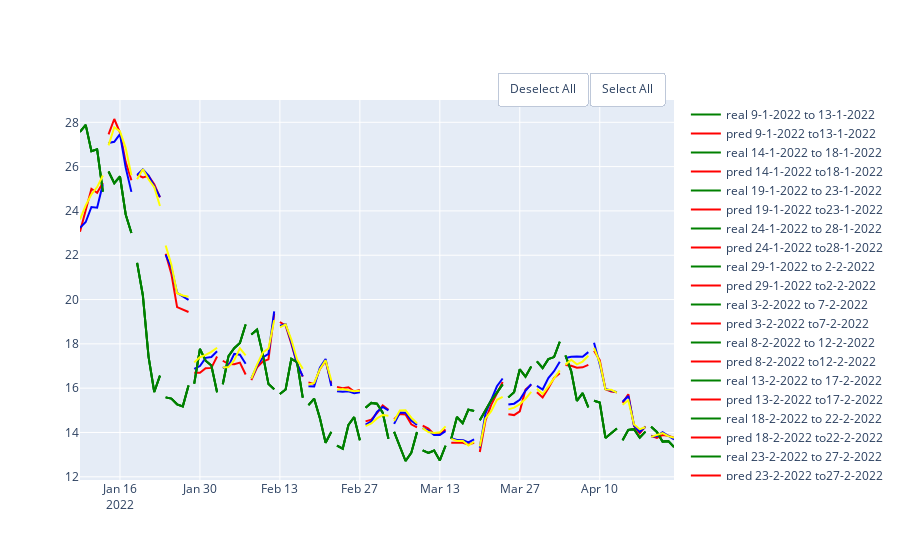

Notebook source saved alongside this figure:
### Code cell
rf_10 = RandomForestRegressor(random_state=10,criterion='mse', max_depth=5, max_features='sqrt', n_estimators=10)
rf_20 = RandomForestRegressor(random_state=10,criterion='mse', max_depth=5, max_features='sqrt',n_estimators=20)
rf_30 = RandomForestRegressor(random_state=10,criterion='mse', max_depth=5,max_features='sqrt', n_estimators=50)
df = pd.DataFrame(columns = ['MAE', 'MSE','RMSE', 'R2'], index = ['10','20', '50'])
show_results(df, df_link,'close',100,5,rf_10, rf_20,rf_30)

### Figure 1 — Plotly figure (JSON) as saved in the notebook; plotly's stock layout.template omitted (floating-point values rounded to 4 significant figures)
{"data": [{"line": {"color": "green"}, "mode": "lines", "name": "real 9-1-2022 to 13-1-2022", "type": "scatter", "x": ["2022-01-09T00:00:00", "2022-01-10T00:00:00", "2022-01-11T00:00:00", "2022-01-12T00:00:00", "2022-01-13T00:00:00"], "y": [27.57, 27.88, 26.69, 26.78, 24.87]}, {"line": {"color": "red"}, "mode": "lines", "name": "pred 9-1-2022 to13-1-2022", "type": "scatter", "x": ["2022-01-09T00:00:00", "2022-01-10T00:00:00", "2022-01-11T00:00:00", "2022-01-12T00:00:00", "2022-01-13T00:00:00"], "y": [23.06, 24.0, 25.0, 24.82, 25.27]}, {"line": {"color": "green"}, "mode": "lines", "name": "real 14-1-2022 to 18-1-2022", "type": "scatter", "x": ["2022-01-14T00:00:00", "2022-01-15T00:00:00", "2022-01-16T00:00:00", "2022-01-17T00:00:00", "2022-01-18T00:00:00"], "y": [25.78, 25.25, 25.55, 23.84, 23.0]}, {"line": {"color": "red"}, "mode": "lines", "name": "pred 14-1-2022 to18-1-2022", "type": "scatter", "x": ["2022-01-14T00:00:00", "2022-01-15T00:00:00", "2022-01-16T00:00:00", "2022-01-17T00:00:00", "2022-01-18T00:00:00"], "y": [27.45, 28.15, 27.53, 26.2, 25.39]}, {"line": {"color": "green"}, "mode": "lines", "name": "real 19-1-2022 to 23-1-2022", "type": "scatter", "x": ["2022-01-19T00:00:00", "2022-01-20T00:00:00", "2022-01-21T00:00:00", "2022-01-22T00:00:00", "2022-01-23T00:00:00"], "y": [21.65, 20.2, 17.43, 15.83, 16.57]}, {"line": {"color": "red"}, "mode": "lines", "name": "pred 19-1-2022 to23-1-2022", "type": "scatter", "x": ["2022-01-19T00:00:00", "2022-01-20T00:00:00", "2022-01-21T00:00:00", "2022-01-22T00:00:00", "2022-01-23T00:00:00"], "y": [25.63, 25.51, 25.59, 25.21, 24.61]}, {"line": {"color": "green"}, "mode": "lines", "name": "real 24-1-2022 to 28-1-2022", "type": "scatter", "x": ["2022-01-24T00:00:00", "2022-01-25T00:00:00", "2022-01-26T00:00:00", "2022-01-27T00:00:00", "2022-01-28T00:00:00"], "y": [15.58, 15.53, 15.27, 15.18, 16.12]}, {"line": {"color": "red"}, "mode": "lines", "name": "pred 24-1-2022 to28-1-2022", "type": "scatter", "x": ["2022-01-24T00:00:00", "2022-01-25T00:00:00", "2022-01-26T00:00:00", "2022-01-27T00:00:00", "2022-01-28T00:00:00"], "y": [22.07, 21.16, 19.66, 19.53, 19.44]}, {"line": {"color": "green"}, "mode": "lines", "name": "real 29-1-2022 to 2-2-2022", "type": "scatter", "x": ["2022-01-29T00:00:00", "2022-01-30T00:00:00", "2022-01-31T00:00:00", "2022-02-01T00:00:00", "2022-02-02T00:00:00"], "y": [16.21, 17.77, 17.24, 17.02, 15.82]}, {"line": {"color": "red"}, "mode": "lines", "name": "pred 29-1-2022 to2-2-2022", "type": "scatter", "x": ["2022-01-29T00:00:00", "2022-01-30T00:00:00", "2022-01-31T00:00:00", "2022-02-01T00:00:00", "2022-02-02T00:00:00"], "y": [16.69, 16.69, 16.9, 16.91, 17.43]}, {"line": {"color": "green"}, "mode": "lines", "name": "real 3-2-2022 to 7-2-2022", "type": "scatter", "x": ["2022-02-03T00:00:00", "2022-02-04T00:00:00", "2022-02-05T00:00:00", "2022-02-06T00:00:00", "2022-02-07T00:00:00"], "y": [16.18, 17.45, 17.8, 18.04, 18.88]}, {"line": {"color": "red"}, "mode": "lines", "name": "pred 3-2-2022 to7-2-2022", "type": "scatter", "x": ["2022-02-03T00:00:00", "2022-02-04T00:00:00", "2022-02-05T00:00:00", "2022-02-06T00:00:00", "2022-02-07T00:00:00"], "y": [17.24, 17.09, 17.08, 17.15, 16.62]}, {"line": {"color": "green"}, "mode": "lines", "name": "real 8-2-2022 to 12-2-2022", "type": "scatter", "x": ["2022-02-08T00:00:00", "2022-02-09T00:00:00", "2022-02-10T00:00:00", "2022-02-11T00:00:00", "2022-02-12T00:00:00"], "y": [18.43, 18.64, 17.53, 16.18, 15.95]}, {"line": {"color": "red"}, "mode": "lines", "name": "pred 8-2-2022 to12-2-2022", "type": "scatter", "x": ["2022-02-08T00:00:00", "2022-02-09T00:00:00", "2022-02-10T00:00:00", "2022-02-11T00:00:00", "2022-02-12T00:00:00"], "y": [16.36, 16.94, 17.21, 17.3, 19.36]}, {"line": {"color": "green"}, "mode": "lines", "name": "real 13-2-2022 to 17-2-2022", "type": "scatter", "x": ["2022-02-13T00:00:00", "2022-02-14T00:00:00", "2022-02-15T00:00:00", "2022-02-16T00:00:00", "2022-02-17T00:00:00"], "y": [15.74, 15.94, 17.32, 17.17, 15.57]}, {"line": {"color": "red"}, "mode": "lines", "name": "pred 13-2-2022 to17-2-2022", "type": "scatter", "x": ["2022-02-13T00:00:00", "2022-02-14T00:00:00", "2022-02-15T00:00:00", "2022-02-16T00:00:00", "2022-02-17T00:00:00"], "y": [18.99, 18.83, 18.01, 17.1, 16.52]}, {"line": {"color": "green"}, "mode": "lines", "name": "real 18-2-2022 to 22-2-2022", "type": "scatter", "x": ["2022-02-18T00:00:00", "2022-02-19T00:00:00", "2022-02-20T00:00:00", "2022-02-21T00:00:00", "2022-02-22T00:00:00"], "y": [15.23, 15.52, 14.65, 13.54, 14.03]}, {"line": {"color": "red"}, "mode": "lines", "name": "pred 18-2-2022 to22-2-2022", "type": "scatter", "x": ["2022-02-18T00:00:00", "2022-02-19T00:00:00", "2022-02-20T00:00:00", "2022-02-21T00:00:00", "2022-02-22T00:00:00"], "y": [16.26, 16.19, 16.86, 17.24, 16.2]}, {"line": {"color": "green"}, "mode": "lines", "name": "real 23-2-2022 to 27-2-2022", "type": "scatter", "x": ["2022-02-23T00:00:00", "2022-02-24T00:00:00", "2022-02-25T00:00:00", "2022-02-26T00:00:00", "2022-02-27T00:00:00"], "y": [13.41, 13.27, 14.34, 14.69, 13.65]}, {"line": {"color": "red"}, "mode": "lines", "name": "pred 23-2-2022 to27-2-2022", "type": "scatter", "x": ["2022-02-23T00:00:00", "2022-02-24T00:00:00", "2022-02-25T00:00:00", "2022-02-26T00:00:00", "2022-02-27T00:00:00"], "y": [16.06, 16.0, 16.04, 15.85, 15.91]}, {"line": {"color": "green"}, "mode": "lines", "name": "real 28-2-2022 to 4-3-2022", "type": "scatter", "x": ["2022-02-28T00:00:00", "2022-03-01T00:00:00", "2022-03-02T00:00:00", "2022-03-03T00:00:00", "2022-03-04T00:00:00"], "y": [15.12, 15.33, 15.29, 14.9, 13.71]}, {"line": {"color": "red"}, "mode": "lines", "name": "pred 28-2-2022 to4-3-2022", "type": "scatter", "x": ["2022-02-28T00:00:00", "2022-03-01T00:00:00", "2022-03-02T00:00:00", "2022-03-03T00:00:00", "2022-03-04T00:00:00"], "y": [14.5, 14.58, 14.87, 15.22, 15.02]}, {"line": {"color": "green"}, "mode": "lines", "name": "real 5-3-2022 to 9-3-2022", "type": "scatter", "x": ["2022-03-05T00:00:00", "2022-03-06T00:00:00", "2022-03-07T00:00:00", "2022-03-08T00:00:00", "2022-03-09T00:00:00"], "y": [14.02, 13.34, 12.71, 13.08, 14.02]}, {"line": {"color": "red"}, "mode": "lines", "name": "pred 5-3-2022 to9-3-2022", "type": "scatter", "x": ["2022-03-05T00:00:00", "2022-03-06T00:00:00", "2022-03-07T00:00:00", "2022-03-08T00:00:00", "2022-03-09T00:00:00"], "y": [14.6, 14.84, 14.81, 14.37, 14.23]}, {"line": {"color": "green"}, "mode": "lines", "name": "real 10-3-2022 to 14-3-2022", "type": "scatter", "x": ["2022-03-10T00:00:00", "2022-03-11T00:00:00", "2022-03-12T00:00:00", "2022-03-13T00:00:00", "2022-03-14T00:00:00"], "y": [13.2, 13.08, 13.19, 12.74, 13.4]}, {"line": {"color": "red"}, "mode": "lines", "name": "pred 10-3-2022 to14-3-2022", "type": "scatter", "x": ["2022-03-10T00:00:00", "2022-03-11T00:00:00", "2022-03-12T00:00:00", "2022-03-13T00:00:00", "2022-03-14T00:00:00"], "y": [14.31, 14.17, 13.92, 13.92, 14.14]}, {"line": {"color": "green"}, "mode": "lines", "name": "real 15-3-2022 to 19-3-2022", "type": "scatter", "x": ["2022-03-15T00:00:00", "2022-03-16T00:00:00", "2022-03-17T00:00:00", "2022-03-18T00:00:00", "2022-03-19T00:00:00"], "y": [13.71, 14.7, 14.42, 15.03, 14.98]}, {"line": {"color": "red"}, "mode": "lines", "name": "pred 15-3-2022 to19-3-2022", "type": "scatter", "x": ["2022-03-15T00:00:00", "2022-03-16T00:00:00", "2022-03-17T00:00:00", "2022-03-18T00:00:00", "2022-03-19T00:00:00"], "y": [13.53, 13.53, 13.53, 13.46, 13.53]}, {"line": {"color": "green"}, "mode": "lines", "name": "real 20-3-2022 to 24-3-2022", "type": "scatter", "x": ["2022-03-20T00:00:00", "2022-03-21T00:00:00", "2022-03-22T00:00:00", "2022-03-23T00:00:00", "2022-03-24T00:00:00"], "y": [14.55, 15.01, 15.45, 15.8, 16.17]}, {"line": {"color": "red"}, "mode": "lines", "name": "pred 20-3-2022 to24-3-2022", "type": "scatter", "x": ["2022-03-20T00:00:00", "2022-03-21T00:00:00", "2022-03-22T00:00:00", "2022-03-23T00:00:00", "2022-03-24T00:00:00"], "y": [13.12, 14.55, 15.25, 15.73, 16.28]}, {"line": {"color": "green"}, "mode": "lines", "name": "real 25-3-2022 to 29-3-2022", "type": "scatter", "x": ["2022-03-25T00:00:00", "2022-03-26T00:00:00", "2022-03-27T00:00:00", "2022-03-28T00:00:00", "2022-03-29T00:00:00"], "y": [15.58, 15.82, 16.85, 16.52, 16.97]}, {"line": {"color": "red"}, "mode": "lines", "name": "pred 25-3-2022 to29-3-2022", "type": "scatter", "x": ["2022-03-25T00:00:00", "2022-03-26T00:00:00", "2022-03-27T00:00:00", "2022-03-28T00:00:00", "2022-03-29T00:00:00"], "y": [14.83, 14.78, 14.96, 15.93, 16.15]}, {"line": {"color": "green"}, "mode": "lines", "name": "real 30-3-2022 to 3-4-2022", "type": "scatter", "x": ["2022-03-30T00:00:00", "2022-03-31T00:00:00", "2022-04-01T00:00:00", "2022-04-02T00:00:00", "2022-04-03T00:00:00"], "y": [17.21, 16.91, 17.31, 17.4, 18.09]}, {"line": {"color": "red"}, "mode": "lines", "name": "pred 30-3-2022 to3-4-2022", "type": "scatter", "x": ["2022-03-30T00:00:00", "2022-03-31T00:00:00", "2022-04-01T00:00:00", "2022-04-02T00:00:00", "2022-04-03T00:00:00"], "y": [15.82, 15.58, 16.0, 16.46, 16.68]}, {"line": {"color": "green"}, "mode": "lines", "name": "real 4-4-2022 to 8-4-2022", "type": "scatter", "x": ["2022-04-04T00:00:00", "2022-04-05T00:00:00", "2022-04-06T00:00:00", "2022-04-07T00:00:00", "2022-04-08T00:00:00"], "y": [17.47, 16.77, 15.43, 15.78, 15.14]}, {"line": {"color": "red"}, "mode": "lines", "name": "pred 4-4-2022 to8-4-2022", "type": "scatter", "x": ["2022-04-04T00:00:00", "2022-04-05T00:00:00", "2022-04-06T00:00:00", "2022-04-07T00:00:00", "2022-04-08T00:00:00"], "y": [17.05, 17.01, 16.92, 16.94, 17.05]}, {"line": {"color": "green"}, "mode": "lines", "name": "real 9-4-2022 to 13-4-2022", "type": "scatter", "x": ["2022-04-09T00:00:00", "2022-04-10T00:00:00", "2022-04-11T00:00:00", "2022-04-12T00:00:00", "2022-04-13T00:00:00"], "y": [15.43, 15.35, 13.75, 13.97, 14.18]}, {"line": {"color": "red"}, "mode": "lines", "name": "pred 9-4-2022 to13-4-2022", "type": "scatter", "x": ["2022-04-09T00:00:00", "2022-04-10T00:00:00", "2022-04-11T00:00:00", "2022-04-12T00:00:00", "2022-04-13T00:00:00"], "y": [17.69, 17.26, 15.95, 15.85, 15.82]}, {"line": {"color": "green"}, "mode": "lines", "name": "real 14-4-2022 to 18-4-2022", "type": "scatter", "x": ["2022-04-14T00:00:00", "2022-04-15T00:00:00", "2022-04-16T00:00:00", "2022-04-17T00:00:00", "2022-04-18T00:00:00"], "y": [13.65, 14.12, 14.15, 13.76, 14.04]}, {"line": {"color": "red"}, "mode": "lines", "name": "pred 14-4-2022 to18-4-2022", "type": "scatter", "x": ["2022-04-14T00:00:00", "2022-04-15T00:00:00", "2022-04-16T00:00:00", "2022-04-17T00:00:00", "2022-04-18T00:00:00"], "y": [15.34, 15.73, 14.29, 13.96, 14.28]}, {"line": {"color": "green"}, "mode": "lines", "name": "real 19-4-2022 to 23-4-2022", "type": "scatter", "x": ["2022-04-19T00:00:00", "2022-04-20T00:00:00", "2022-04-21T00:00:00", "2022-04-22T00:00:00", "2022-04-23T00:00:00"], "y": [14.26, 14.02, 13.59, 13.61, 13.34]}, {"line": {"color": "red"}, "mode": "lines", "name": "pred 19-4-2022 to23-4-2022", "type": "scatter", "x": ["2022-04-19T00:00:00", "2022-04-20T00:00:00", "2022-04-21T00:00:00", "2022-04-22T00:00:00", "2022-04-23T00:00:00"], "y": [13.85, 13.76, 13.88, 13.86, 13.76]}, {"line": {"color": "green"}, "mode": "lines", "name": "real 9-1-2022 to 13-1-2022", "type": "scatter", "x": ["2022-01-09T00:00:00", "2022-01-10T00:00:00", "2022-01-11T00:00:00", "2022-01-12T00:00:00", "2022-01-13T00:00:00"], "y": [27.57, 27.88, 26.69, 26.78, 24.87]}, {"line": {"color": "blue"}, "mode": "lines", "name": "pred 9-1-2022 to13-1-2022", "type": "scatter", "x": ["2022-01-09T00:00:00", "2022-01-10T00:00:00", "2022-01-11T00:00:00", "2022-01-12T00:00:00", "2022-01-13T00:00:00"], "y": [23.23, 23.5, 24.18, 24.14, 25.21]}, {"line": {"color": "green"}, "mode": "lines", "name": "real 14-1-2022 to 18-1-2022", "type": "scatter", "x": ["2022-01-14T00:00:00", "2022-01-15T00:00:00", "2022-01-16T00:00:00", "2022-01-17T00:00:00", "2022-01-18T00:00:00"], "y": [25.78, 25.25, 25.55, 23.84, 23.0]}, {"line": {"color": "blue"}, "mode": "lines", "name": "pred 14-1-2022 to18-1-2022", "type": "scatter", "x": ["2022-01-14T00:00:00", "2022-01-15T00:00:00", "2022-01-16T00:00:00", "2022-01-17T00:00:00", "2022-01-18T00:00:00"], "y": [27.06, 27.12, 27.47, 25.95, 24.86]}, {"line": {"color": "green"}, "mode": "lines", "name": "real 19-1-2022 to 23-1-2022", "type": "scatter", "x": ["2022-01-19T00:00:00", "2022-01-20T00:00:00", "2022-01-21T00:00:00", "2022-01-22T00:00:00", "2022-01-23T00:00:00"], "y": [21.65, 20.2, 17.43, 15.83, 16.57]}, {"line": {"color": "blue"}, "mode": "lines", "name": "pred 19-1-2022 to23-1-2022", "type": "scatter", "x": ["2022-01-19T00:00:00", "2022-01-20T00:00:00", "2022-01-21T00:00:00", "2022-01-22T00:00:00", "2022-01-23T00:00:00"], "y": [25.62, 25.87, 25.6, 25.12, 24.63]}, {"line": {"color": "green"}, "mode": "lines", "name": "real 24-1-2022 to 28-1-2022", "type": "scatter", "x": ["2022-01-24T00:00:00", "2022-01-25T00:00:00", "2022-01-26T00:00:00", "2022-01-27T00:00:00", "2022-01-28T00:00:00"], "y": [15.58, 15.53, 15.27, 15.18, 16.12]}, {"line": {"color": "blue"}, "mode": "lines", "name": "pred 24-1-2022 to28-1-2022", "type": "scatter", "x": ["2022-01-24T00:00:00", "2022-01-25T00:00:00", "2022-01-26T00:00:00", "2022-01-27T00:00:00", "2022-01-28T00:00:00"], "y": [22.02, 21.44, 20.3, 20.12, 19.98]}, {"line": {"color": "green"}, "mode": "lines", "name": "real 29-1-2022 to 2-2-2022", "type": "scatter", "x": ["2022-01-29T00:00:00", "2022-01-30T00:00:00", "2022-01-31T00:00:00", "2022-02-01T00:00:00", "2022-02-02T00:00:00"], "y": [16.21, 17.77, 17.24, 17.02, 15.82]}, {"line": {"color": "blue"}, "mode": "lines", "name": "pred 29-1-2022 to2-2-2022", "type": "scatter", "x": ["2022-01-29T00:00:00", "2022-01-30T00:00:00", "2022-01-31T00:00:00", "2022-02-01T00:00:00", "2022-02-02T00:00:00"], "y": [16.87, 17.0, 17.37, 17.41, 17.67]}, {"line": {"color": "green"}, "mode": "lines", "name": "real 3-2-2022 to 7-2-2022", "type": "scatter", "x": ["2022-02-03T00:00:00", "2022-02-04T00:00:00", "2022-02-05T00:00:00", "2022-02-06T00:00:00", "2022-02-07T00:00:00"], "y": [16.18, 17.45, 17.8, 18.04, 18.88]}, {"line": {"color": "blue"}, "mode": "lines", "name": "pred 3-2-2022 to7-2-2022", "type": "scatter", "x": ["2022-02-03T00:00:00", "2022-02-04T00:00:00", "2022-02-05T00:00:00", "2022-02-06T00:00:00", "2022-02-07T00:00:00"], "y": [16.91, 16.99, 17.55, 17.51, 17.1]}, {"line": {"color": "green"}, "mode": "lines", "name": "real 8-2-2022 to 12-2-2022", "type": "scatter", "x": ["2022-02-08T00:00:00", "2022-02-09T00:00:00", "2022-02-10T00:00:00", "2022-02-11T00:00:00", "2022-02-12T00:00:00"], "y": [18.43, 18.64, 17.53, 16.18, 15.95]}, {"line": {"color": "blue"}, "mode": "lines", "name": "pred 8-2-2022 to12-2-2022", "type": "scatter", "x": ["2022-02-08T00:00:00", "2022-02-09T00:00:00", "2022-02-10T00:00:00", "2022-02-11T00:00:00", "2022-02-12T00:00:00"], "y": [16.44, 17.0, 17.38, 17.55, 19.47]}, {"line": {"color": "green"}, "mode": "lines", "name": "real 13-2-2022 to 17-2-2022", "type": "scatter", "x": ["2022-02-13T00:00:00", "2022-02-14T00:00:00", "2022-02-15T00:00:00", "2022-02-16T00:00:00", "2022-02-17T00:00:00"], "y": [15.74, 15.94, 17.32, 17.17, 15.57]}, {"line": {"color": "blue"}, "mode": "lines", "name": "pred 13-2-2022 to17-2-2022", "type": "scatter", "x": ["2022-02-13T00:00:00", "2022-02-14T00:00:00", "2022-02-15T00:00:00", "2022-02-16T00:00:00", "2022-02-17T00:00:00"], "y": [18.82, 18.89, 18.08, 17.11, 16.53]}, {"line": {"color": "green"}, "mode": "lines", "name": "real 18-2-2022 to 22-2-2022", "type": "scatter", "x": ["2022-02-18T00:00:00", "2022-02-19T00:00:00", "2022-02-20T00:00:00", "2022-02-21T00:00:00", "2022-02-22T00:00:00"], "y": [15.23, 15.52, 14.65, 13.54, 14.03]}, {"line": {"color": "blue"}, "mode": "lines", "name": "pred 18-2-2022 to22-2-2022", "type": "scatter", "x": ["2022-02-18T00:00:00", "2022-02-19T00:00:00", "2022-02-20T00:00:00", "2022-02-21T00:00:00", "2022-02-22T00:00:00"], "y": [16.09, 16.07, 16.93, 17.32, 16.1]}, {"line": {"color": "green"}, "mode": "lines", "name": "real 23-2-2022 to 27-2-2022", "type": "scatter", "x": ["2022-02-23T00:00:00", "2022-02-24T00:00:00", "2022-02-25T00:00:00", "2022-02-26T00:00:00", "2022-02-27T00:00:00"], "y": [13.41, 13.27, 14.34, 14.69, 13.65]}, {"line": {"color": "blue"}, "mode": "lines", "name": "pred 23-2-2022 to27-2-2022", "type": "scatter", "x": ["2022-02-23T00:00:00", "2022-02-24T00:00:00", "2022-02-25T00:00:00", "2022-02-26T00:00:00", "2022-02-27T00:00:00"], "y": [15.86, 15.83, 15.86, 15.77, 15.82]}, {"line": {"color": "green"}, "mode": "lines", "name": "real 28-2-2022 to 4-3-2022", "type": "scatter", "x": ["2022-02-28T00:00:00", "2022-03-01T00:00:00", "2022-03-02T00:00:00", "2022-03-03T00:00:00", "2022-03-04T00:00:00"], "y": [15.12, 15.33, 15.29, 14.9, 13.71]}, {"line": {"color": "blue"}, "mode": "lines", "name": "pred 28-2-2022 to4-3-2022", "type": "scatter", "x": ["2022-02-28T00:00:00", "2022-03-01T00:00:00", "2022-03-02T00:00:00", "2022-03-03T00:00:00", "2022-03-04T00:00:00"], "y": [14.36, 14.5, 14.93, 15.15, 15.0]}, {"line": {"color": "green"}, "mode": "lines", "name": "real 5-3-2022 to 9-3-2022", "type": "scatter", "x": ["2022-03-05T00:00:00", "2022-03-06T00:00:00", "2022-03-07T00:00:00", "2022-03-08T00:00:00", "2022-03-09T00:00:00"], "y": [14.02, 13.34, 12.71, 13.08, 14.02]}, {"line": {"color": "blue"}, "mode": "lines", "name": "pred 5-3-2022 to9-3-2022", "type": "scatter", "x": ["2022-03-05T00:00:00", "2022-03-06T00:00:00", "2022-03-07T00:00:00", "2022-03-08T00:00:00", "2022-03-09T00:00:00"], "y": [14.39, 14.9, 14.89, 14.54, 14.34]}, {"line": {"color": "green"}, "mode": "lines", "name": "real 10-3-2022 to 14-3-2022", "type": "scatter", "x": ["2022-03-10T00:00:00", "2022-03-11T00:00:00", "2022-03-12T00:00:00", "2022-03-13T00:00:00", "2022-03-14T00:00:00"], "y": [13.2, 13.08, 13.19, 12.74, 13.4]}, {"line": {"color": "blue"}, "mode": "lines", "name": "pred 10-3-2022 to14-3-2022", "type": "scatter", "x": ["2022-03-10T00:00:00", "2022-03-11T00:00:00", "2022-03-12T00:00:00", "2022-03-13T00:00:00", "2022-03-14T00:00:00"], "y": [14.2, 14.1, 13.89, 13.89, 14.06]}, {"line": {"color": "green"}, "mode": "lines", "name": "real 15-3-2022 to 19-3-2022", "type": "scatter", "x": ["2022-03-15T00:00:00", "2022-03-16T00:00:00", "2022-03-17T00:00:00", "2022-03-18T00:00:00", "2022-03-19T00:00:00"], "y": [13.71, 14.7, 14.42, 15.03, 14.98]}, {"line": {"color": "blue"}, "mode": "lines", "name": "pred 15-3-2022 to19-3-2022", "type": "scatter", "x": ["2022-03-15T00:00:00", "2022-03-16T00:00:00", "2022-03-17T00:00:00", "2022-03-18T00:00:00", "2022-03-19T00:00:00"], "y": [13.74, 13.67, 13.67, 13.55, 13.68]}, {"line": {"color": "green"}, "mode": "lines", "name": "real 20-3-2022 to 24-3-2022", "type": "scatter", "x": ["2022-03-20T00:00:00", "2022-03-21T00:00:00", "2022-03-22T00:00:00", "2022-03-23T00:00:00", "2022-03-24T00:00:00"], "y": [14.55, 15.01, 15.45, 15.8, 16.17]}, {"line": {"color": "blue"}, "mode": "lines", "name": "pred 20-3-2022 to24-3-2022", "type": "scatter", "x": ["2022-03-20T00:00:00", "2022-03-21T00:00:00", "2022-03-22T00:00:00", "2022-03-23T00:00:00", "2022-03-24T00:00:00"], "y": [13.32, 14.86, 15.47, 16.09, 16.44]}, {"line": {"color": "green"}, "mode": "lines", "name": "real 25-3-2022 to 29-3-2022", "type": "scatter", "x": ["2022-03-25T00:00:00", "2022-03-26T00:00:00", "2022-03-27T00:00:00", "2022-03-28T00:00:00", "2022-03-29T00:00:00"], "y": [15.58, 15.82, 16.85, 16.52, 16.97]}, {"line": {"color": "blue"}, "mode": "lines", "name": "pred 25-3-2022 to29-3-2022", "type": "scatter", "x": ["2022-03-25T00:00:00", "2022-03-26T00:00:00", "2022-03-27T00:00:00", "2022-03-28T00:00:00", "2022-03-29T00:00:00"], "y": [15.26, 15.3, 15.48, 15.89, 16.18]}, {"line": {"color": "green"}, "mode": "lines", "name": "real 30-3-2022 to 3-4-2022", "type": "scatter", "x": ["2022-03-30T00:00:00", "2022-03-31T00:00:00", "2022-04-01T00:00:00", "2022-04-02T00:00:00", "2022-04-03T00:00:00"], "y": [17.21, 16.91, 17.31, 17.4, 18.09]}, {"line": {"color": "blue"}, "mode": "lines", "name": "pred 30-3-2022 to3-4-2022", "type": "scatter", "x": ["2022-03-30T00:00:00", "2022-03-31T00:00:00", "2022-04-01T00:00:00", "2022-04-02T00:00:00", "2022-04-03T00:00:00"], "y": [16.1, 15.94, 16.45, 16.77, 17.2]}, {"line": {"color": "green"}, "mode": "lines", "name": "real 4-4-2022 to 8-4-2022", "type": "scatter", "x": ["2022-04-04T00:00:00", "2022-04-05T00:00:00", "2022-04-06T00:00:00", "2022-04-07T00:00:00", "2022-04-08T00:00:00"], "y": [17.47, 16.77, 15.43, 15.78, 15.14]}, {"line": {"color": "blue"}, "mode": "lines", "name": "pred 4-4-2022 to8-4-2022", "type": "scatter", "x": ["2022-04-04T00:00:00", "2022-04-05T00:00:00", "2022-04-06T00:00:00", "2022-04-07T00:00:00", "2022-04-08T00:00:00"], "y": [17.37, 17.42, 17.43, 17.42, 17.63]}, {"line": {"color": "green"}, "mode": "lines", "name": "real 9-4-2022 to 13-4-2022", "type": "scatter", "x": ["2022-04-09T00:00:00", "2022-04-10T00:00:00", "2022-04-11T00:00:00", "2022-04-12T00:00:00", "2022-04-13T00:00:00"], "y": [15.43, 15.35, 13.75, 13.97, 14.18]}, {"line": {"color": "blue"}, "mode": "lines", "name": "pred 9-4-2022 to13-4-2022", "type": "scatter", "x": ["2022-04-09T00:00:00", "2022-04-10T00:00:00", "2022-04-11T00:00:00", "2022-04-12T00:00:00", "2022-04-13T00:00:00"], "y": [18.05, 17.08, 15.96, 15.88, 15.82]}, {"line": {"color": "green"}, "mode": "lines", "name": "real 14-4-2022 to 18-4-2022", "type": "scatter", "x": ["2022-04-14T00:00:00", "2022-04-15T00:00:00", "2022-04-16T00:00:00", "2022-04-17T00:00:00", "2022-04-18T00:00:00"], "y": [13.65, 14.12, 14.15, 13.76, 14.04]}, {"line": {"color": "blue"}, "mode": "lines", "name": "pred 14-4-2022 to18-4-2022", "type": "scatter", "x": ["2022-04-14T00:00:00", "2022-04-15T00:00:00", "2022-04-16T00:00:00", "2022-04-17T00:00:00", "2022-04-18T00:00:00"], "y": [15.39, 15.65, 14.31, 14.02, 14.25]}, {"line": {"color": "green"}, "mode": "lines", "name": "real 19-4-2022 to 23-4-2022", "type": "scatter", "x": ["2022-04-19T00:00:00", "2022-04-20T00:00:00", "2022-04-21T00:00:00", "2022-04-22T00:00:00", "2022-04-23T00:00:00"], "y": [14.26, 14.02, 13.59, 13.61, 13.34]}, {"line": {"color": "blue"}, "mode": "lines", "name": "pred 19-4-2022 to23-4-2022", "type": "scatter", "x": ["2022-04-19T00:00:00", "2022-04-20T00:00:00", "2022-04-21T00:00:00", "2022-04-22T00:00:00", "2022-04-23T00:00:00"], "y": [13.82, 13.83, 14.01, 13.84, 13.69]}, {"line": {"color": "green"}, "mode": "lines", "name": "real 9-1-2022 to 13-1-2022", "type": "scatter", "x": ["2022-01-09T00:00:00", "2022-01-10T00:00:00", "2022-01-11T00:00:00", "2022-01-12T00:00:00", "2022-01-13T00:00:00"], "y": [27.57, 27.88, 26.69, 26.78, 24.87]}, {"line": {"color": "yellow"}, "mode": "lines", "name": "pred 9-1-2022 to13-1-2022", "type": "scatter", "x": ["2022-01-09T00:00:00", "2022-01-10T00:00:00", "2022-01-11T00:00:00", "2022-01-12T00:00:00", "2022-01-13T00:00:00"], "y": [23.62, 24.25, 24.75, 25.08, 25.6]}, {"line": {"color": "green"}, "mode": "lines", "name": "real 14-1-2022 to 18-1-2022", "type": "scatter", "x": ["2022-01-14T00:00:00", "2022-01-15T00:00:00", "2022-01-16T00:00:00", "2022-01-17T00:00:00", "2022-01-18T00:00:00"], "y": [25.78, 25.25, 25.55, 23.84, 23.0]}, {"line": {"color": "yellow"}, "mode": "lines", "name": "pred 14-1-2022 to18-1-2022", "type": "scatter", "x": ["2022-01-14T00:00:00", "2022-01-15T00:00:00", "2022-01-16T00:00:00", "2022-01-17T00:00:00", "2022-01-18T00:00:00"], "y": [26.96, 27.78, 27.59, 26.83, 25.61]}, {"line": {"color": "green"}, "mode": "lines", "name": "real 19-1-2022 to 23-1-2022", "type": "scatter", "x": ["2022-01-19T00:00:00", "2022-01-20T00:00:00", "2022-01-21T00:00:00", "2022-01-22T00:00:00", "2022-01-23T00:00:00"], "y": [21.65, 20.2, 17.43, 15.83, 16.57]}, {"line": {"color": "yellow"}, "mode": "lines", "name": "pred 19-1-2022 to23-1-2022", "type": "scatter", "x": ["2022-01-19T00:00:00", "2022-01-20T00:00:00", "2022-01-21T00:00:00", "2022-01-22T00:00:00", "2022-01-23T00:00:00"], "y": [25.43, 25.88, 25.43, 25.07, 24.22]}, {"line": {"color": "green"}, "mode": "lines", "name": "real 24-1-2022 to 28-1-2022", "type": "scatter", "x": ["2022-01-24T00:00:00", "2022-01-25T00:00:00", "2022-01-26T00:00:00", "2022-01-27T00:00:00", "2022-01-28T00:00:00"], "y": [15.58, 15.53, 15.27, 15.18, 16.12]}, {"line": {"color": "yellow"}, "mode": "lines", "name": "pred 24-1-2022 to28-1-2022", "type": "scatter", "x": ["2022-01-24T00:00:00", "2022-01-25T00:00:00", "2022-01-26T00:00:00", "2022-01-27T00:00:00", "2022-01-28T00:00:00"], "y": [22.44, 21.57, 20.29, 20.19, 20.13]}, {"line": {"color": "green"}, "mode": "lines", "name": "real 29-1-2022 to 2-2-2022", "type": "scatter", "x": ["2022-01-29T00:00:00", "2022-01-30T00:00:00", "2022-01-31T00:00:00", "2022-02-01T00:00:00", "2022-02-02T00:00:00"], "y": [16.21, 17.77, 17.24, 17.02, 15.82]}, {"line": {"color": "yellow"}, "mode": "lines", "name": "pred 29-1-2022 to2-2-2022", "type": "scatter", "x": ["2022-01-29T00:00:00", "2022-01-30T00:00:00", "2022-01-31T00:00:00", "2022-02-01T00:00:00", "2022-02-02T00:00:00"], "y": [17.16, 17.4, 17.5, 17.64, 17.83]}, {"line": {"color": "green"}, "mode": "lines", "name": "real 3-2-2022 to 7-2-2022", "type": "scatter", "x": ["2022-02-03T00:00:00", "2022-02-04T00:00:00", "2022-02-05T00:00:00", "2022-02-06T00:00:00", "2022-02-07T00:00:00"], "y": [16.18, 17.45, 17.8, 18.04, 18.88]}, {"line": {"color": "yellow"}, "mode": "lines", "name": "pred 3-2-2022 to7-2-2022", "type": "scatter", "x": ["2022-02-03T00:00:00", "2022-02-04T00:00:00", "2022-02-05T00:00:00", "2022-02-06T00:00:00", "2022-02-07T00:00:00"], "y": [16.93, 16.95, 17.26, 17.8, 17.48]}, {"line": {"color": "green"}, "mode": "lines", "name": "real 8-2-2022 to 12-2-2022", "type": "scatter", "x": ["2022-02-08T00:00:00", "2022-02-09T00:00:00", "2022-02-10T00:00:00", "2022-02-11T00:00:00", "2022-02-12T00:00:00"], "y": [18.43, 18.64, 17.53, 16.18, 15.95]}, {"line": {"color": "yellow"}, "mode": "lines", "name": "pred 8-2-2022 to12-2-2022", "type": "scatter", "x": ["2022-02-08T00:00:00", "2022-02-09T00:00:00", "2022-02-10T00:00:00", "2022-02-11T00:00:00", "2022-02-12T00:00:00"], "y": [16.43, 17.07, 17.61, 17.79, 19.07]}, {"line": {"color": "green"}, "mode": "lines", "name": "real 13-2-2022 to 17-2-2022", "type": "scatter", "x": ["2022-02-13T00:00:00", "2022-02-14T00:00:00", "2022-02-15T00:00:00", "2022-02-16T00:00:00", "2022-02-17T00:00:00"], "y": [15.74, 15.94, 17.32, 17.17, 15.57]}, {"line": {"color": "yellow"}, "mode": "lines", "name": "pred 13-2-2022 to17-2-2022", "type": "scatter", "x": ["2022-02-13T00:00:00", "2022-02-14T00:00:00", "2022-02-15T00:00:00", "2022-02-16T00:00:00", "2022-02-17T00:00:00"], "y": [18.75, 18.88, 18.19, 17.3, 16.88]}, {"line": {"color": "green"}, "mode": "lines", "name": "real 18-2-2022 to 22-2-2022", "type": "scatter", "x": ["2022-02-18T00:00:00", "2022-02-19T00:00:00", "2022-02-20T00:00:00", "2022-02-21T00:00:00", "2022-02-22T00:00:00"], "y": [15.23, 15.52, 14.65, 13.54, 14.03]}, {"line": {"color": "yellow"}, "mode": "lines", "name": "pred 18-2-2022 to22-2-2022", "type": "scatter", "x": ["2022-02-18T00:00:00", "2022-02-19T00:00:00", "2022-02-20T00:00:00", "2022-02-21T00:00:00", "2022-02-22T00:00:00"], "y": [16.16, 16.24, 16.85, 17.26, 16.34]}, {"line": {"color": "green"}, "mode": "lines", "name": "real 23-2-2022 to 27-2-2022", "type": "scatter", "x": ["2022-02-23T00:00:00", "2022-02-24T00:00:00", "2022-02-25T00:00:00", "2022-02-26T00:00:00", "2022-02-27T00:00:00"], "y": [13.41, 13.27, 14.34, 14.69, 13.65]}, {"line": {"color": "yellow"}, "mode": "lines", "name": "pred 23-2-2022 to27-2-2022", "type": "scatter", "x": ["2022-02-23T00:00:00", "2022-02-24T00:00:00", "2022-02-25T00:00:00", "2022-02-26T00:00:00", "2022-02-27T00:00:00"], "y": [15.93, 15.96, 15.9, 15.86, 15.89]}, {"line": {"color": "green"}, "mode": "lines", "name": "real 28-2-2022 to 4-3-2022", "type": "scatter", "x": ["2022-02-28T00:00:00", "2022-03-01T00:00:00", "2022-03-02T00:00:00", "2022-03-03T00:00:00", "2022-03-04T00:00:00"], "y": [15.12, 15.33, 15.29, 14.9, 13.71]}, {"line": {"color": "yellow"}, "mode": "lines", "name": "pred 28-2-2022 to4-3-2022", "type": "scatter", "x": ["2022-02-28T00:00:00", "2022-03-01T00:00:00", "2022-03-02T00:00:00", "2022-03-03T00:00:00", "2022-03-04T00:00:00"], "y": [14.29, 14.41, 14.64, 14.79, 14.75]}, {"line": {"color": "green"}, "mode": "lines", "name": "real 5-3-2022 to 9-3-2022", "type": "scatter", "x": ["2022-03-05T00:00:00", "2022-03-06T00:00:00", "2022-03-07T00:00:00", "2022-03-08T00:00:00", "2022-03-09T00:00:00"], "y": [14.02, 13.34, 12.71, 13.08, 14.02]}, {"line": {"color": "yellow"}, "mode": "lines", "name": "pred 5-3-2022 to9-3-2022", "type": "scatter", "x": ["2022-03-05T00:00:00", "2022-03-06T00:00:00", "2022-03-07T00:00:00", "2022-03-08T00:00:00", "2022-03-09T00:00:00"], "y": [14.52, 15.0, 15.0, 14.67, 14.42]}, {"line": {"color": "green"}, "mode": "lines", "name": "real 10-3-2022 to 14-3-2022", "type": "scatter", "x": ["2022-03-10T00:00:00", "2022-03-11T00:00:00", "2022-03-12T00:00:00", "2022-03-13T00:00:00", "2022-03-14T00:00:00"], "y": [13.2, 13.08, 13.19, 12.74, 13.4]}, {"line": {"color": "yellow"}, "mode": "lines", "name": "pred 10-3-2022 to14-3-2022", "type": "scatter", "x": ["2022-03-10T00:00:00", "2022-03-11T00:00:00", "2022-03-12T00:00:00", "2022-03-13T00:00:00", "2022-03-14T00:00:00"], "y": [14.2, 14.02, 13.98, 14.01, 14.28]}, {"line": {"color": "green"}, "mode": "lines", "name": "real 15-3-2022 to 19-3-2022", "type": "scatter", "x": ["2022-03-15T00:00:00", "2022-03-16T00:00:00", "2022-03-17T00:00:00", "2022-03-18T00:00:00", "2022-03-19T00:00:00"], "y": [13.71, 14.7, 14.42, 15.03, 14.98]}, {"line": {"color": "yellow"}, "mode": "lines", "name": "pred 15-3-2022 to19-3-2022", "type": "scatter", "x": ["2022-03-15T00:00:00", "2022-03-16T00:00:00", "2022-03-17T00:00:00", "2022-03-18T00:00:00", "2022-03-19T00:00:00"], "y": [13.71, 13.61, 13.63, 13.41, 13.58]}, {"line": {"color": "green"}, "mode": "lines", "name": "real 20-3-2022 to 24-3-2022", "type": "scatter", "x": ["2022-03-20T00:00:00", "2022-03-21T00:00:00", "2022-03-22T00:00:00", "2022-03-23T00:00:00", "2022-03-24T00:00:00"], "y": [14.55, 15.01, 15.45, 15.8, 16.17]}, {"line": {"color": "yellow"}, "mode": "lines", "name": "pred 20-3-2022 to24-3-2022", "type": "scatter", "x": ["2022-03-20T00:00:00", "2022-03-21T00:00:00", "2022-03-22T00:00:00", "2022-03-23T00:00:00", "2022-03-24T00:00:00"], "y": [13.37, 14.64, 14.96, 15.48, 15.61]}, {"line": {"color": "green"}, "mode": "lines", "name": "real 25-3-2022 to 29-3-2022", "type": "scatter", "x": ["2022-03-25T00:00:00", "2022-03-26T00:00:00", "2022-03-27T00:00:00", "2022-03-28T00:00:00", "2022-03-29T00:00:00"], "y": [15.58, 15.82, 16.85, 16.52, 16.97]}, {"line": {"color": "yellow"}, "mode": "lines", "name": "pred 25-3-2022 to29-3-2022", "type": "scatter", "x": ["2022-03-25T00:00:00", "2022-03-26T00:00:00", "2022-03-27T00:00:00", "2022-03-28T00:00:00", "2022-03-29T00:00:00"], "y": [15.04, 15.12, 15.27, 15.52, 15.83]}, {"line": {"color": "green"}, "mode": "lines", "name": "real 30-3-2022 to 3-4-2022", "type": "scatter", "x": ["2022-03-30T00:00:00", "2022-03-31T00:00:00", "2022-04-01T00:00:00", "2022-04-02T00:00:00", "2022-04-03T00:00:00"], "y": [17.21, 16.91, 17.31, 17.4, 18.09]}, {"line": {"color": "yellow"}, "mode": "lines", "name": "pred 30-3-2022 to3-4-2022", "type": "scatter", "x": ["2022-03-30T00:00:00", "2022-03-31T00:00:00", "2022-04-01T00:00:00", "2022-04-02T00:00:00", "2022-04-03T00:00:00"], "y": [15.97, 15.74, 16.08, 16.43, 16.8]}, {"line": {"color": "green"}, "mode": "lines", "name": "real 4-4-2022 to 8-4-2022", "type": "scatter", "x": ["2022-04-04T00:00:00", "2022-04-05T00:00:00", "2022-04-06T00:00:00", "2022-04-07T00:00:00", "2022-04-08T00:00:00"], "y": [17.47, 16.77, 15.43, 15.78, 15.14]}, {"line": {"color": "yellow"}, "mode": "lines", "name": "pred 4-4-2022 to8-4-2022", "type": "scatter", "x": ["2022-04-04T00:00:00", "2022-04-05T00:00:00", "2022-04-06T00:00:00", "2022-04-07T00:00:00", "2022-04-08T00:00:00"], "y": [17.06, 17.28, 17.08, 17.2, 17.46]}, {"line": {"color": "green"}, "mode": "lines", "name": "real 9-4-2022 to 13-4-2022", "type": "scatter", "x": ["2022-04-09T00:00:00", "2022-04-10T00:00:00", "2022-04-11T00:00:00", "2022-04-12T00:00:00", "2022-04-13T00:00:00"], "y": [15.43, 15.35, 13.75, 13.97, 14.18]}, {"line": {"color": "yellow"}, "mode": "lines", "name": "pred 9-4-2022 to13-4-2022", "type": "scatter", "x": ["2022-04-09T00:00:00", "2022-04-10T00:00:00", "2022-04-11T00:00:00", "2022-04-12T00:00:00", "2022-04-13T00:00:00"], "y": [17.82, 17.17, 15.95, 15.93, 15.8]}, {"line": {"color": "green"}, "mode": "lines", "name": "real 14-4-2022 to 18-4-2022", "type": "scatter", "x": ["2022-04-14T00:00:00", "2022-04-15T00:00:00", "2022-04-16T00:00:00", "2022-04-17T00:00:00", "2022-04-18T00:00:00"], "y": [13.65, 14.12, 14.15, 13.76, 14.04]}, {"line": {"color": "yellow"}, "mode": "lines", "name": "pred 14-4-2022 to18-4-2022", "type": "scatter", "x": ["2022-04-14T00:00:00", "2022-04-15T00:00:00", "2022-04-16T00:00:00", "2022-04-17T00:00:00", "2022-04-18T00:00:00"], "y": [15.25, 15.46, 14.36, 14.15, 14.23]}, {"line": {"color": "green"}, "mode": "lines", "name": "real 19-4-2022 to 23-4-2022", "type": "scatter", "x": ["2022-04-19T00:00:00", "2022-04-20T00:00:00", "2022-04-21T00:00:00", "2022-04-22T00:00:00", "2022-04-23T00:00:00"], "y": [14.26, 14.02, 13.59, 13.61, 13.34]}, {"line": {"color": "yellow"}, "mode": "lines", "name": "pred 19-4-2022 to23-4-2022", "type": "scatter", "x": ["2022-04-19T00:00:00", "2022-04-20T00:00:00", "2022-04-21T00:00:00", "2022-04-22T00:00:00", "2022-04-23T00:00:00"], "y": [13.8, 13.88, 13.98, 13.83, 13.76]}], "layout": {"updatemenus": [{"buttons": [{"args": ["visible", "legendonly"], "label": "Deselect All", "method": "restyle"}, {"args": ["visible", true], "label": "Select All", "method": "restyle"}], "direction": "left", "pad": {"r": 10, "t": 10}, "showactive": false, "type": "buttons", "x": 1, "xanchor": "right", "y": 1.1, "yanchor": "top"}]}}
